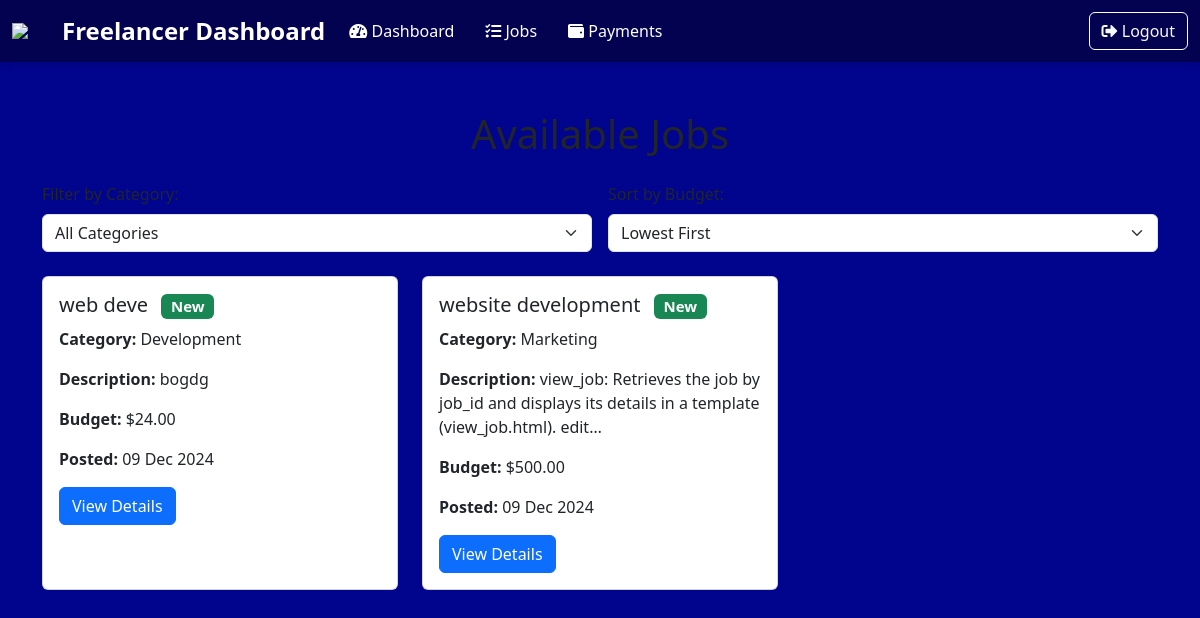
/available-jobs/ (signed in), run on an earlier commit of the app's database.
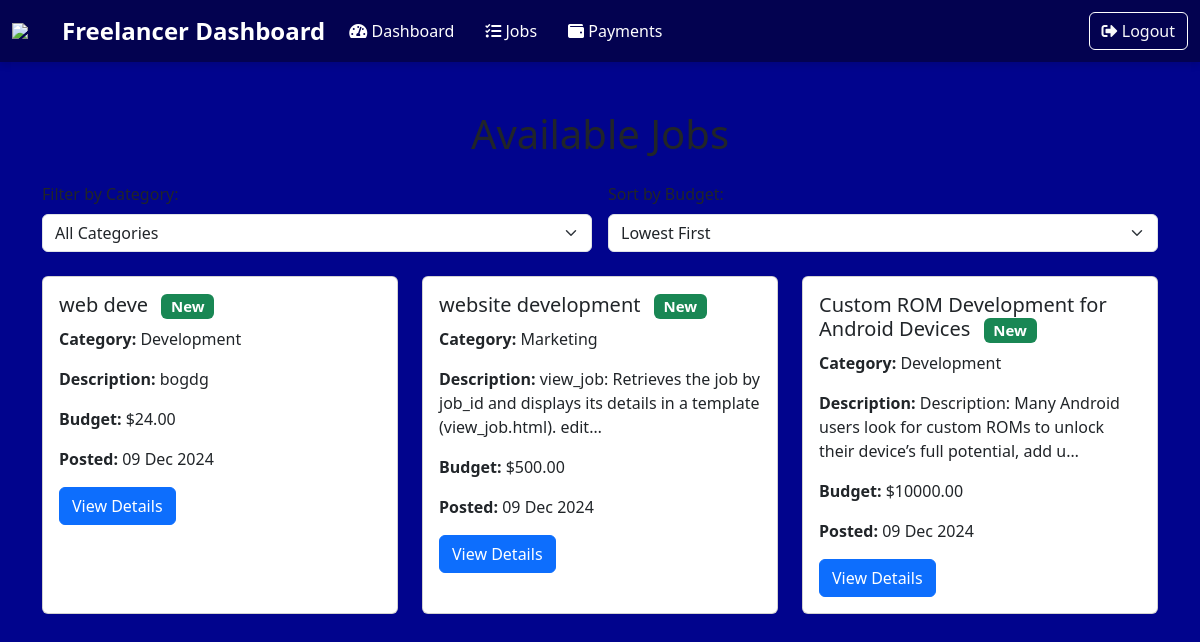
And on a later commit of the database.
### admin_panel/models.py (models this page shows, shortened)
class JobPosting(models.Model):
    title = models.CharField(max_length=200)
    category = models.CharField(max_length=100)
    description = models.TextField()
    budget = models.DecimalField(max_digits=10, decimal_places=2)
    status = models.CharField(max_length=20, choices=[('Open', 'Open'), ('Closed', 'Closed')])
    created_at = models.DateTimeField(default=now)
    deadline = models.DateTimeField()
    current_applicants = models.IntegerField(default=0)
    max_applicants = models.IntegerField(null=True, blank=True)  # Optional
    tags = models.ManyToManyField('Tag', blank=True)

### freelancer/views.py (the view)
# urls.py: path('available-jobs/', views.freelancer_available_jobs, name='freelancer_available_jobs'),
@login_required
def freelancer_available_jobs(request):
    category = request.GET.get('category', '')
    sort_order = request.GET.get('sort', '')
    jobs = JobPosting.objects.filter(status='Open')
    if category:
        jobs = jobs.filter(category=category)
    if sort_order == 'low':
        jobs = jobs.order_by('budget')
    elif sort_order == 'high':
        jobs = jobs.order_by('-budget')
    for job in jobs:
        job.is_new = (now() - timedelta(days=7)) <= job.created_at
    categories = JobPosting.objects.values_list('category', flat=True).distinct()
    return render(request, 'freelancer/freelancer_available_jobs.html', {
        'available_jobs': jobs,
        'categories': categories,
        'selected_category': category,
        'sort_order': sort_order,
    })

### freelancer/templates/freelancer/freelancer_available_jobs.html (shortened to what this page needs)
{% extends 'freelancer/base.html' %}
{% block content %}
<div class="container mt-5">
    <h1 class="text-center mb-4">Available Jobs</h1>
    <form method="get" action="" class="row g-3 mb-4">
        <div class="col-md-6">
            <label for="category" class="form-label">Filter by Category:</label>
            <select class="form-select" name="category" id="category" onchange="this.form.submit()">
                <option value="">All Categories</option>
            </select>
        </div>
        <div class="col-md-6">
            <label for="sort" class="form-label">Sort by Budget:</label>
            <select class="form-select" name="sort" id="sort" onchange="this.form.submit()">
                <option value="low" {% if sort_order == 'low' %}selected{% endif %}>Lowest First</option>
            </select>
        </div>
    </form>
    <div class="row">
        {% for job in available_jobs %}
            <div class="col-md-6 col-lg-4 mb-4">
                <div class="card h-100">
                    <div class="card-body">
                        <h5 class="card-title">
                            {{ job.title }}
                            {% if job.is_new %}
                                <span class="badge bg-success ms-2">New</span>
                            {% endif %}
                        </h5>
                        <p class="card-text"><strong>Category:</strong> {{ job.category }}</p>
                        <p class="card-text"><strong>Description:</strong> {{ job.description|truncatechars:100 }}</p>
                        <p class="card-text"><strong>Budget:</strong> ${{ job.budget }}</p>
                        <p class="card-text"><strong>Posted:</strong> {{ job.created_at|date:"d M Y" }}</p>
                        <a href="{% url 'freelancer_job_details' job.id %}" class="btn btn-primary">View Details</a>
                    </div>
                </div>
            </div>
        {% empty %}
            <div class="col-12">
                <div class="alert alert-warning text-center" role="alert">
                    No jobs are currently available.
                </div>
            </div>
        {% endfor %}
    </div>
</div>
{% endblock %}

What changed in the data, as far as the page shows it:
added JobPosting: title "Custom ROM Development for Android Devices", shows "New", category "Development", description "Description: Many Android users look for custom ROMs to unlock their device’s full potential, add u…", budget "10000.00", created_at "09 Dec 2024"
